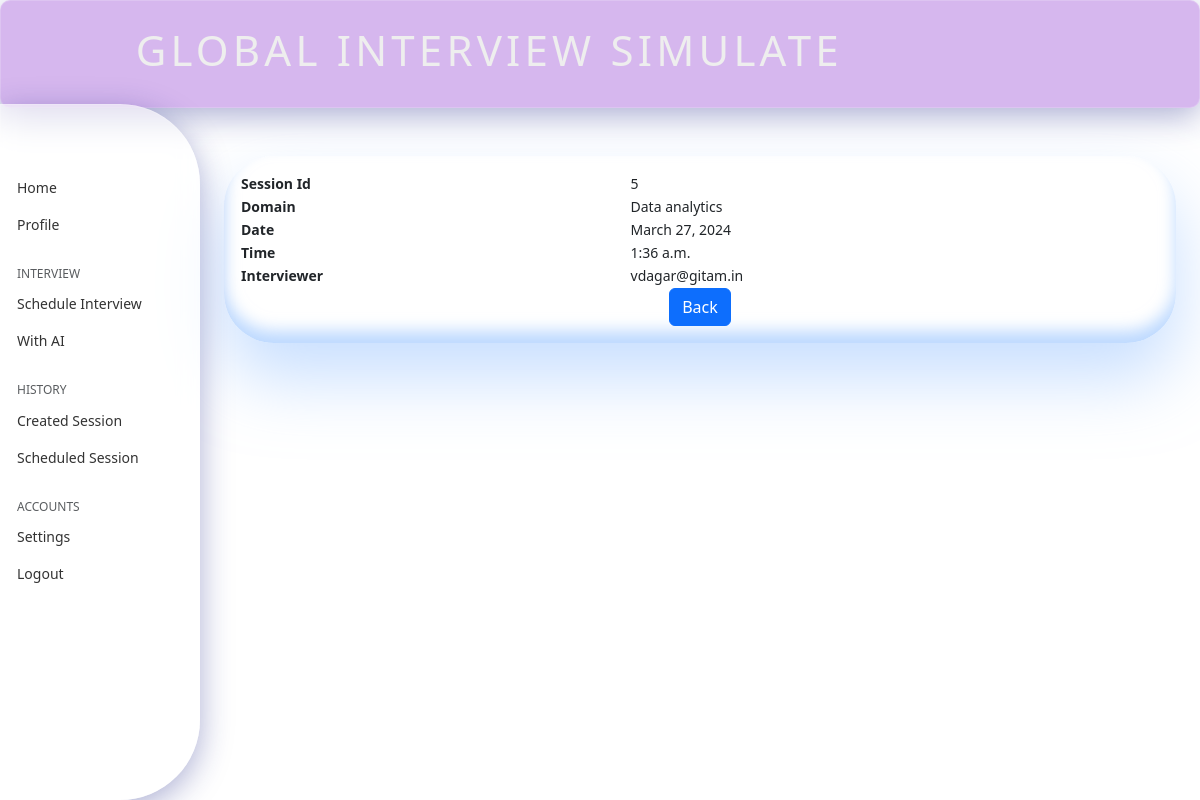
The page /interview/view_schedule/5/ (signed in) on the database its author committed.
### interview/models.py (models this page shows)
class ScheduleInterview(models.Model):
    id = models.AutoField(primary_key=True)
    user = models.ForeignKey(Custom_user, on_delete=models.CASCADE)
    interviewer = models.ForeignKey(Custom_user, on_delete=models.CASCADE , related_name = 'interviewer')
    domain = models.CharField(max_length=255)
    date = models.DateField()
    time = models.TimeField()
    status = models.CharField(max_length=255 , default = 'confirmation pending')
    created_at = models.DateTimeField(auto_now_add=True)
    updated_at = models.DateTimeField(auto_now=True)

### account/models.py (models this page shows, shortened)
class Custom_user(AbstractUser):
    username = None
    email = models.EmailField(max_length=254 , unique=True)
    first_name = models.CharField(max_length=100)
    last_name = models.CharField(max_length=100 , blank=True , null = True)
    auth_token = models.CharField(max_length=100)
    is_verified = models.BooleanField(default=False)
    is_interviewer = models.BooleanField(default=False)
    created_at = models.DateTimeField(auto_now_add=True)
    USERNAME_FIELD = 'email'
    REQUIRED_FIELDS = []
    objects = UserManager()

### interview/views.py (the view)
# urls.py: path("view_schedule/<int:id>/", schedule_session.view_schedule , name="view_schdeule"),
    @login_required
    def view_schedule(request, id):
        user = request.user
        if user.is_interviewer:
            session = ScheduleInterview.objects.get(interviewer=request.user , id=id)
        else:
            session = ScheduleInterview.objects.get(user=request.user , id=id)
        context = {'session': session}
        return render(request, 'interview/view_scheduled.html', context)

### templates/interview/view_scheduled.html (shortened to what this page needs)
{% extends "base.html" %}
{% load static %}
{% block main %}
<div class="container mt-5">
    <div class="row claymorphism neomorphism p-3">
            <table class="">
                <tbody>
                    <tr>
                        <th>Session Id</th>
                        <td>{{ session.id }}</td>
                    </tr>
                    <tr>
                        <th>Domain</th>
                        <td>{{ session.domain }}</td>
                    </tr>
                    <tr>
                        <th>Date</th>
                        <td>{{ session.date }}</td>
                    </tr>
                    <tr>
                        <th>Time</th>
                        <td>{{ session.time }}</td>
                    </tr>
                    {% if request.user.is_interviewer %}
                    <tr>
                        <th>User</th>
                        <td>{{ session.user.email }}</td>
                    </tr>
                    <tr>
                        <th>Status</th>
                        <td>
                        <form action="/interview/schduled_session/" method="post" id="scheduledIntervewStatusForm">
                          {% csrf_token %}
                          <input type="hidden" name="id" value="{{session.id}}">
                          <select name="status" id="status" class="form-control" onchange="submitForm()">
                            {% if session.status %}
                  <option value="{{session.status}}">{{session.status}}</option>
                  {% endif %}
                            <option value="pending" disabled>select option</option>
                            <option value="Confirmed">Confirmed</option>
                            <option value="Completed">Completed</option>
                            <option value="Cancelled">Cancelled</option>
                          </select>
                        </form>
                      </td>
                    </tr>
                    <script>
                        function submitForm()
                        {
                            document.getElementById("scheduledIntervewStatusForm").submit();
                        }
                    </script>
                    {% elif  not request.user.is_interviewer and not request.user.is_superuser %}
                    <tr>
                        <th>Interviewer</th>
                        <td>{{ session.interviewer.email }}</td>
                    </tr>
                    {% endif %}
                    <tr class="text-center m-2">
                        <td colspan="2">
                            <a href="/interview/schduled_session/" class="btn btn-primary">Back</a>
                        </td>
                </tbody>
            </table>
        </div>
    </div>
{% endblock main %}

### static/css/base.css (style rules this page uses)
body { background-image: url('/static/images/bg.png'); background-position: center; background-repeat: no-repeat ; background-attachment: fixed; background-size: cover; }

### static/css/dashboard.css (style rules this page uses)
body { font-size: .875rem; }

### static/css/morphism.css (style rules this page uses)
.claymorphism { backdrop-filter: blur(5px); background-color: rgba(255, 255, 255, 0.3); border-radius: 50px; box-shadow: 0px 35px 68px 0px rgba(145, 192, 255, 0.5), inset 0px -12px 16px 0px rgba(145, 192, 255, 0.6), inset 0px 11px 28px 0px rgb(255, 255, 255); }

### rows shown on the page
ScheduleInterview: id "5", domain "Data analytics", date "March 27, 2024", time "1:36 a.m.", interviewer.email "vdagar@gitam.in"
